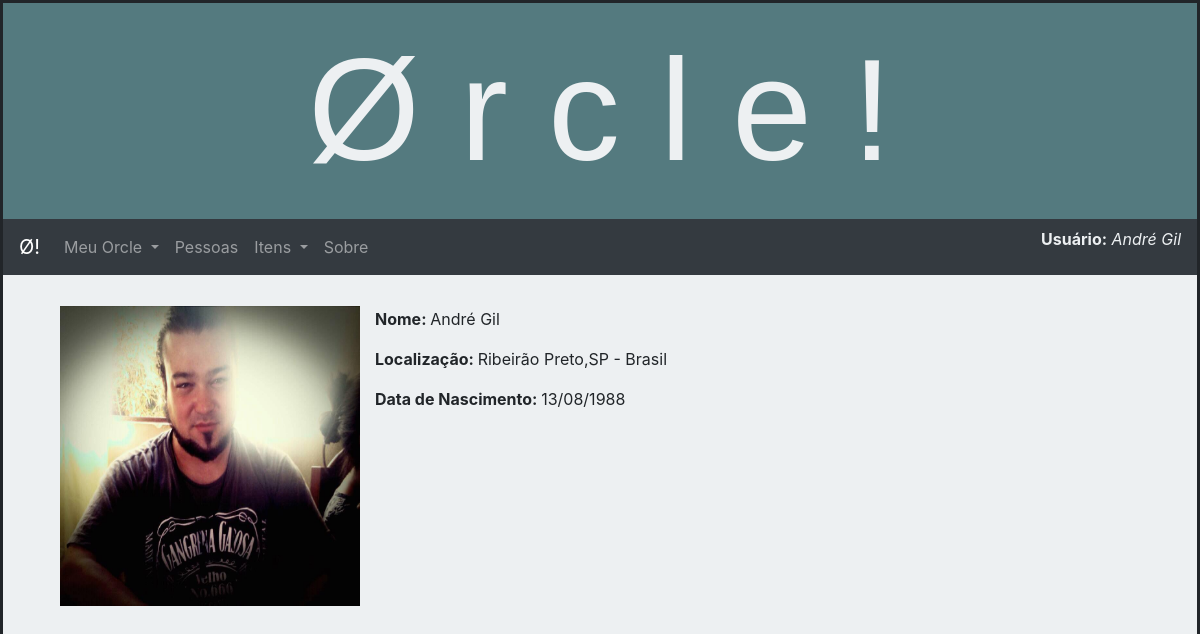
/borrows/pessoa/1 (signed in), run on the app's committed database.
### borrows/models.py (models this page shows)
class Profile(models.Model):
    user = models.OneToOneField(User, related_name='profile', on_delete=models.CASCADE, primary_key=True)
    dt_nasc = models.DateField("Data de Nascimento",null=True, blank=True)
    cep = models.CharField(max_length=8, help_text='Digite o CEP do seu endereço')
    cidade = models.CharField(max_length=200)
    estado = models.CharField(max_length=2)
    pais = models.CharField(max_length=50)
    foto = models.ImageField(upload_to = 'profile_pics', default = 'profile_pics/no-image-icon.png')
    def __str__(self):
        return f'{self.user.first_name} {self.user.last_name}'

### borrows/views.py (the view)
# urls.py: path('pessoa/<int:pk>', views.PessoaDetailView.as_view(), name='pessoa-detail'),
class PessoaDetailView(LoginRequiredMixin, generic.DetailView):
    model = Profile

### borrows/templates/borrows/profile_detail.html (shortened to what this page needs)
{% extends "base_generic.html" %}
{% block menu %}
  {% include "menu-bootstrap.html" %}
{% endblock %}
{% block content %}
<div class="row">
    <div class="col">
        <img class="detalhes_item_pic" src="{{ profile.foto.url }}">
        <p><strong>Nome: </strong> {{ profile }} </p>
        <p><strong>Localização: </strong>{{ profile.cidade }},{{ profile.estado }} - {{ profile.pais }}</p>
        <p><strong>Data de Nascimento: </strong>{{ profile.dt_nasc }}</p>
    </div>
</div>
{% endblock %}

### borrows/templates/menu-bootstrap.html (shortened to what this page needs)
<nav class="navbar navbar-expand-lg navbar-dark bg-dark">
    <a class="navbar-brand" href="{% url 'index' %}">&#216!</a>
    <div class="collapse navbar-collapse" id="conteudoNavbarSuportado">
        <ul class="navbar-nav mr-auto">
        <li class="nav-item dropdown">
            <a class="nav-link dropdown-toggle" id="navbarDropdown" role="button" data-toggle="dropdown" aria-haspopup="true" aria-expanded="false">
            Meu Orcle
            </a>
        </li>
        <li class="nav-item">
             <a class="nav-link" href="/borrows/pessoas">Pessoas</a>
        </li>
        <li class="nav-item dropdown">
                <a class="nav-link dropdown-toggle" id="navbarDropdown" role="button" data-toggle="dropdown" aria-haspopup="true" aria-expanded="false">
                Itens
                </a>
            </li>
        <li class="nav-item">
            <a class="nav-link" href="/borrows/sobre">Sobre</a>
        </li>
        </ul>
        <div class="float-right">
            <p style="color:#edf0f2;"> <strong>Usuário:</strong> <i>{{ user.get_full_name }}</p></i>
        </div>
    </div>
</nav>

### borrows/static/css/estilo.css (style rules this page uses)
ul { list-style: none; }
.detalhes_item_pic { margin: 15px; width: 300px; height: 300px; float: left; vertical-align: middle; }

### data on the page
Profile: foto (picture), user_id.last_name "André Gil", cidade "Ribeirão Preto", estado "SP", pais "Brasil", dt_nasc "13/08/1988"

### other printed values
{{ user.get_full_name }} "André Gil"
